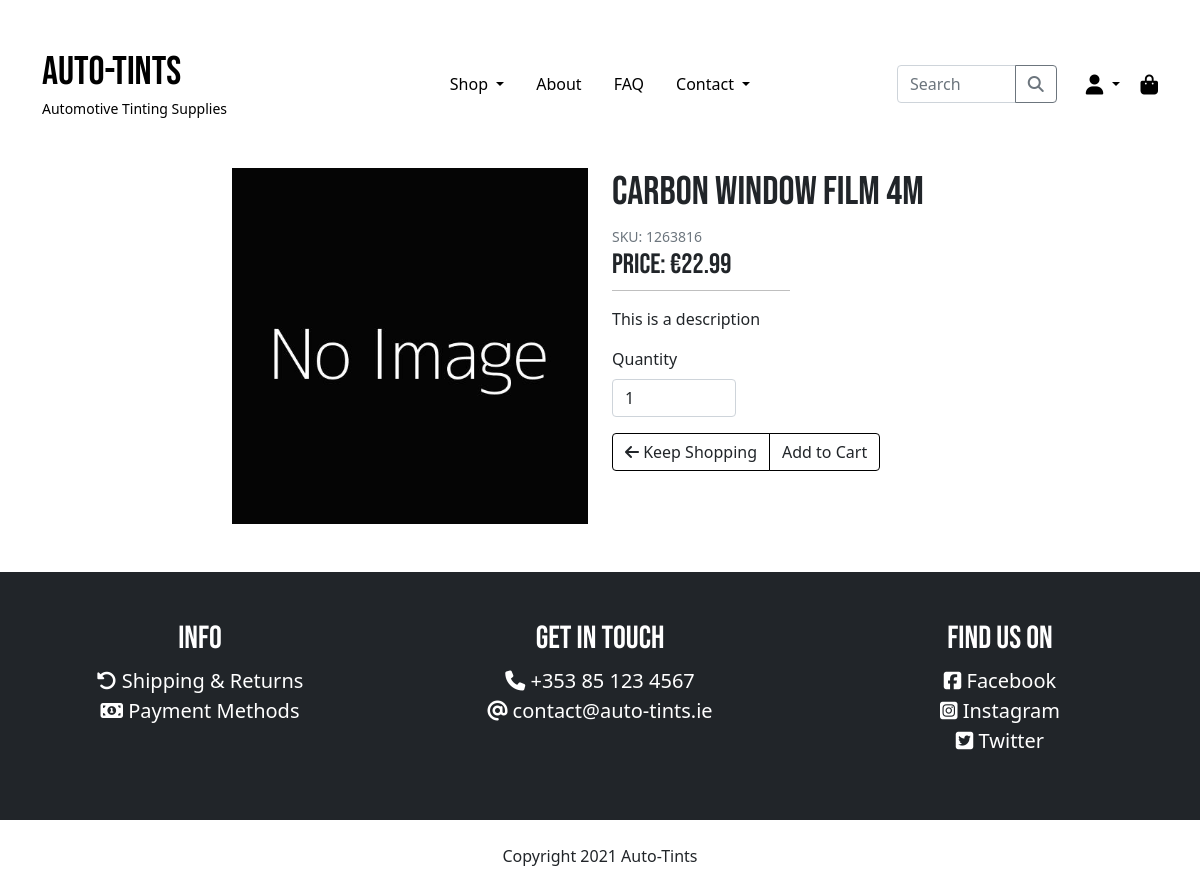
The page /products/3/ on the database as committed earlier.
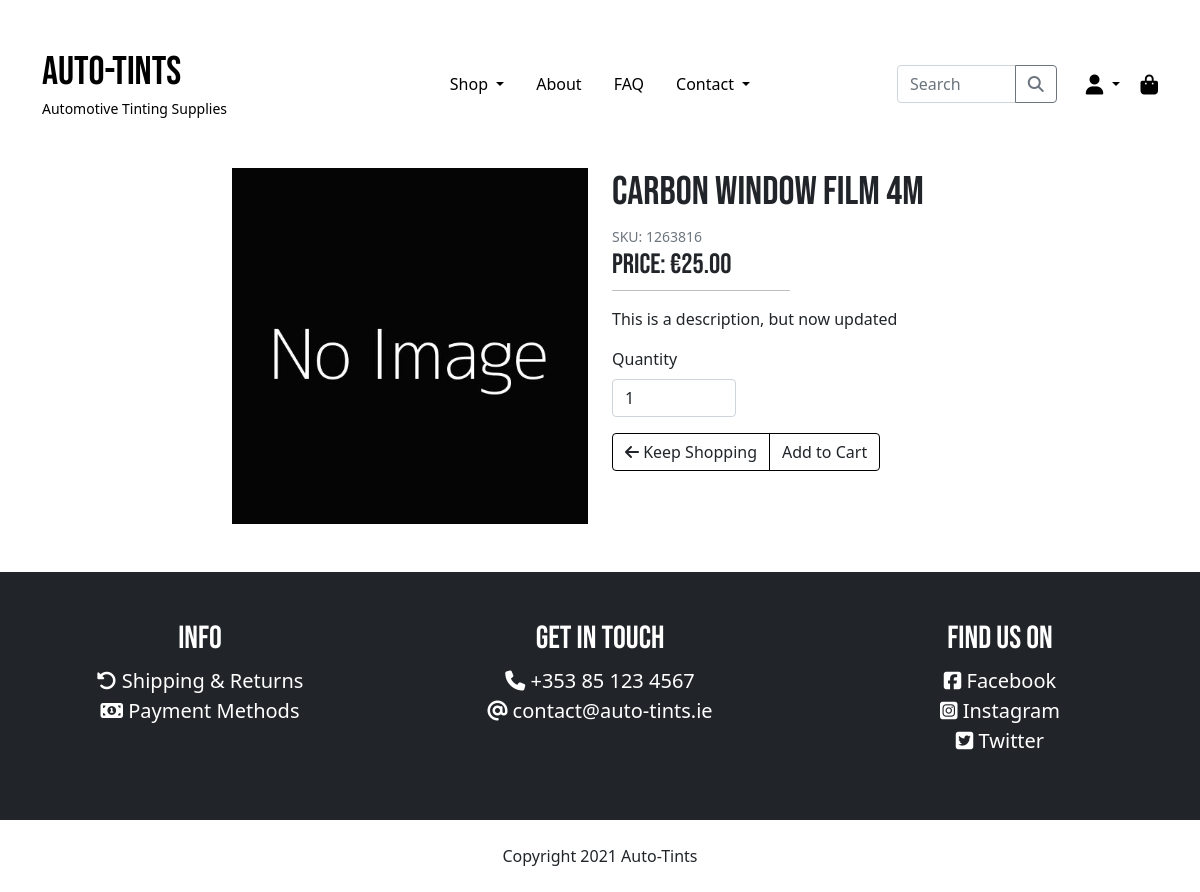
The same page on the database as committed later.
### products/models.py (models this page shows, shortened)
class Product(models.Model):
    category = models.ForeignKey('Category', null=True, blank=True, on_delete=models.SET_NULL)
    sku = models.CharField(max_length=254, null=True, blank=True)
    name = models.CharField(max_length=254)
    description = models.TextField()
    price = models.DecimalField(max_digits=6, decimal_places=2)
    image = models.ImageField(default="noimage.jpg")

### products/views.py (the view)
# urls.py: path('<int:product_id>/', views.product_detail, name='detail_page'),
def product_detail(request, product_id):
    query = Product.objects.filter(pk=product_id)
    if query.exists():
        product = query.get()
        context = {
            'product': product,
        }
    else:
        context = {
            'product': None
        }
    return render(request, 'products/detail.html', context)

### auto_tints/context_processors.py (called while the page is built, shortened)
def get_categories(request):
    categories = Category.objects.all()
    context = {
        'categories': categories,
    }
    return context

def cart_contents(request):
    cart = request.session.get('cart', {})
    cart_items = []
    cart_items_count = 0
    total = 0
    if cart:
        for quantity in list(cart.values()):
            cart_items_count += int(quantity)
    grand_total = total + settings.DELIVERY_CHARGE
    context = {
        'cart_items': cart_items,
        'cart_items_count': cart_items_count,
        'total': total,
        'grand_total' : grand_total,
        'delivery_charge': settings.DELIVERY_CHARGE,
    }
    return context

### products/templates/products/detail.html (shortened to what this page needs)
{% extends "base.html" %}
{% load static %}
{% block content %}
<div class="container">
    {% if product %}
    <div class="row mb-5 text-center text-md-start">
        <div class="col-12 col-md-5 col-lg-4 offset-md-1 offset-lg-2">
            <img src="{{ product.image.url }}" class="img-fluid" alt="{{ product.name }}">
        </div>
        <div class="col-12 col-md-5 col-lg-4">
            <h1 class="mt-4 mt-md-0">{{ product.name }}</h1>
            <small class="text-muted">SKU: {{ product.sku }}</small>
            <h3>Price: €{{ product.price }}</h3>
            <hr class="mt-auto mx-auto mx-md-0">
            <p>{{ product.description }}</p>
            <form action="{% url 'add_to_cart' product.id %}" method="post">
                <div class="input-group mb-3 row justify-content-center justify-content-md-start">
                    <div class="col-8 col-md-5">
                        <label for="quantity" class="form-label">Quantity</label>
                            <input type="number" name="quantity" min="1" max="99" value="1" class="form-control" id="quantity"
                                aria-describedby="quantity">
                    </div>
                </div>
                <div class="btn-group" role="group">
                    <a href="{% url 'products' %}" class="btn btn-outline-black"><i class="fas fa-arrow-left"></i> Keep
                        Shopping</a>
                    <input type="submit" class="btn btn-outline-black" value="Add to Cart">
                </div>
            </form>
        </div>
    </div>
    {% else %}
    <div class="py-5">
        <h2 class="text-center">Product not found. <a href="{% url 'home' %}"><u>Go back</u></a>.</h2>
    </div>
    {% endif %}
</div>
{% endblock %}

Rows that differ between the two databases and show on the page:
changed Product "Carbon Window Film 4M": price "22.99" → "25.00"; description "This is a description" → "This is a description, but now updated"
